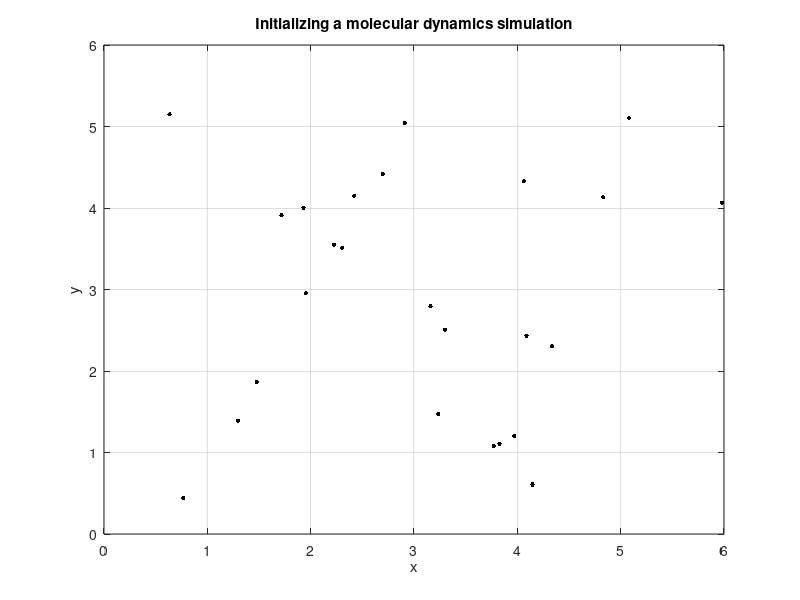

The MATLAB source for this figure:
%%%%%%%%%%%%%%%%%%%%%%%%%%%%%%%%%%%%%%%%%%%%%%%%%%%%%%%%%%%%%%%%%
% Initializing a molecular dynamics Simulation                  %
%                                                               %
% by Zoe Cras                                                   %
%                                                               %
% 17/2/2016                                                     %
%                                                               %               
% Example 9.1 Computational Physics, 2nd Edition, N, K Giordano %
%                                                               %
%%%%%%%%%%%%%%%%%%%%%%%%%%%%%%%%%%%%%%%%%%%%%%%%%%%%%%%%%%%%%%%%%

% initializing detaR,deltaT and v0
deltaR  = 1;
deltaT  = 0.02;
v0 = 1;

%set r1,r2,r3 and r4 to a matrix of 5 by 5
r1 = rand(5);
r2 = rand(5);
r3 = rand(5);
r4 = rand(5);

% set x to be:
x = [1 2 3 4 5;1 2 3 4 5;1 2 3 4 5;1 2 3 4 5;1 2 3 4 5];
% set y to be:
y = [5 5 5 5 5;4 4 4 4 4;3 3 3 3 3;2 2 2 2 2;1 1 1 1 1];

% plotting X and Y
plot(x,y,'k.', 'MarkerSize', 10)
%turn grid on
grid on
%set the axis - change this later
axis([0 6 0 6]);
%Name the graph
title('Initializing a molecular dynamics simulation')
xlabel('x')%xaxis label
ylabel('y')%yaxis label
%give a moment delay
pause(5)

% end plot

%equations for displacing the particles randomly
x = x + 2.*(r1 -0.5).*deltaR;
y = y + 2.*(r2 -0.5).*deltaR;

%replotting particles in black with a dot, size 10
plot(x,y,'k.', 'MarkerSize', 10)
%turn grid on
grid on
%set the axis - change this later
axis([0 6 0 6]);
%Name the graph
title('Initializing a molecular dynamics simulation')
xlabel('x')%xaxis label
ylabel('y')%yaxis label

%randomised initial velocity 
initVeX = 2.*(r3 - 0.5).*v0;
initVeY = 2.*(r4 - 0.5).*v0;
%%Verlet method
xprev = x - initVeX .* deltaT;
yprev = y - initVeY .* deltaT;





    